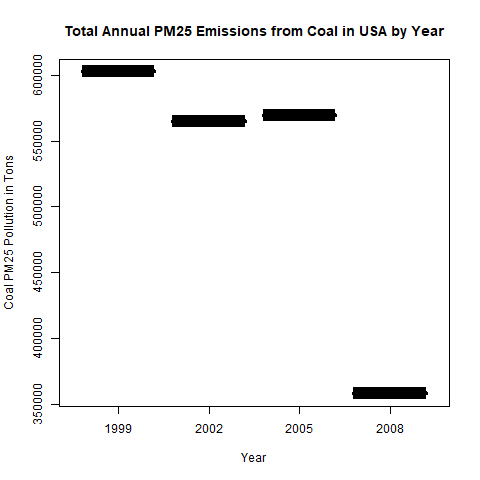

The R source for this figure:
# Jayson Leek

# Coursera Exploratory Data Project2

# Plot4

library(dplyr)

# build a coal list from the SCC document
coal <- SCC[grepl("Coal|coal", SCC$Short.Name), ]

# match emissions records to coal list
PMcoal <- PM25[PM25$SCC %in% coal$SCC, ]

PMcoalGroup <- PMcoal %>% 
  group_by(year) %>% 
  summarize(total = sum(Emissions))

with(PMcoalGroup,
     plot(x = year,
          y = total,
          xlab = "Year", 
          ylab = "Coal PM25 Pollution in Tons", 
          main = "Total Annual PM25 Emissions from Coal in USA by Year",
          col = "navyblue", 
          lwd = 4))

dev.copy(png, file = "plot4.png")
dev.off()
